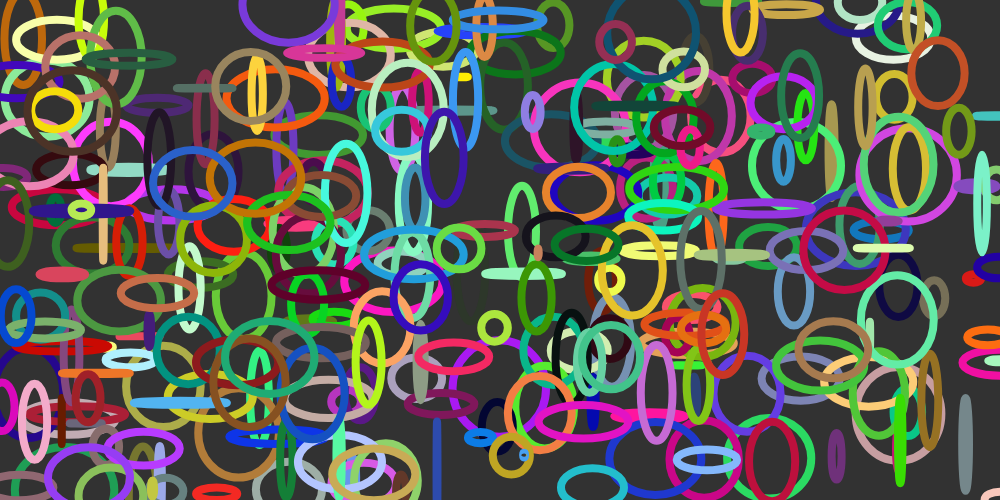
Frame 1 (no input)
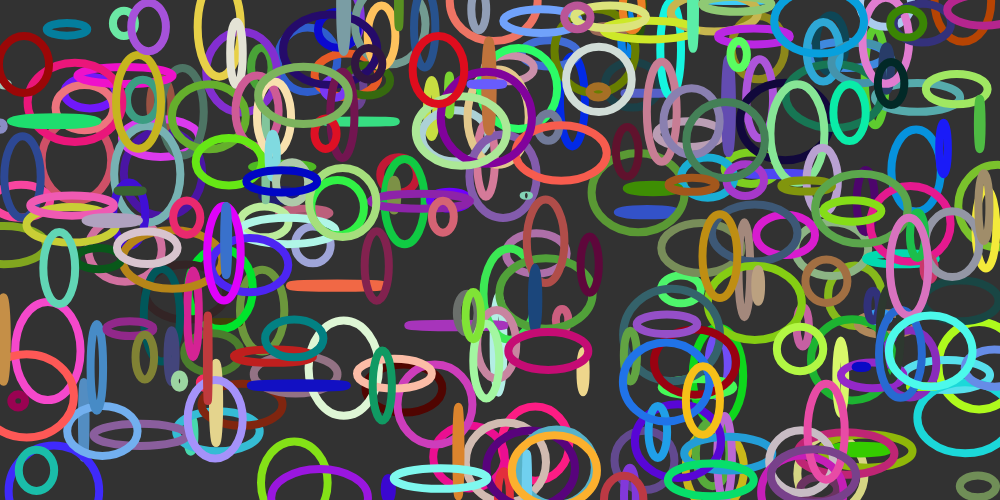
Frame 2 (the mouse pressed at the canvas centre, redrawn once)

The p5.js sketch that drew these frames (run headless with seeded random() and noise() and a simulated clock; the mouse was pressed at the canvas centre and the sketch redrawn once):

// p5.js sketch
// ── sketch.js
//https://github.com/stavrosdidakis/DAT-GAD-405_2017
//https://p5js.org

//DAT405 / GAD405
//06_Exercise02 - Geometric Universe

function setup() {
  createCanvas(1000, 500);
  strokeWeight(8);
  noFill();
  //frameRate(1);
  noLoop();
}

function draw() {
  background(50);
  //Create 300 shares using the for-loop
  for (var i = 0; i < 300; i++) {
  	//...code here
    stroke(random (255), random (255), random(255));
    ellipse(random (1000), random(500), random(100), random(100));
  }
}
